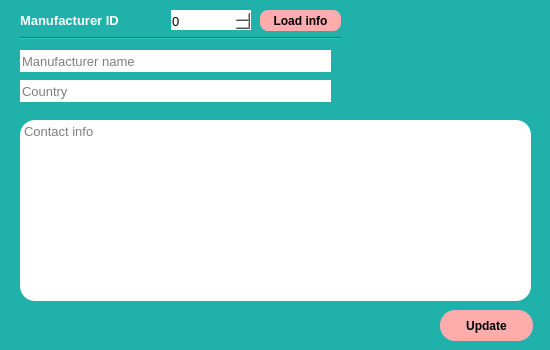
<?xml version="1.0" encoding="UTF-8"?>
<ui version="4.0">
 <class>ManufacturerUpdatingWindow</class>
 <widget class="QDialog" name="ManufacturerUpdatingWindow">
  <property name="geometry">
   <rect>
    <x>0</x>
    <y>0</y>
    <width>550</width>
    <height>350</height>
   </rect>
  </property>
  <property name="minimumSize">
   <size>
    <width>550</width>
    <height>350</height>
   </size>
  </property>
  <property name="maximumSize">
   <size>
    <width>550</width>
    <height>350</height>
   </size>
  </property>
  <property name="windowTitle">
   <string>Manufacturer Updating</string>
  </property>
  <property name="windowIcon">
   <iconset>
    <normaloff>../media/logo.png</normaloff>../media/logo.png</iconset>
  </property>
  <property name="styleSheet">
   <string notr="true">background-color: rgb(32, 178, 170);</string>
  </property>
  <widget class="QSpinBox" name="manufacturer_id_spnbox">
   <property name="geometry">
    <rect>
     <x>170</x>
     <y>10</y>
     <width>81</width>
     <height>22</height>
    </rect>
   </property>
   <property name="font">
    <font>
     <pointsize>10</pointsize>
    </font>
   </property>
   <property name="styleSheet">
    <string notr="true">background-color: rgb(255, 255, 255);
color: rgb(0, 0, 0);
border-radius: 15px;</string>
   </property>
   <property name="maximum">
    <number>999999</number>
   </property>
  </widget>
  <widget class="QPushButton" name="update_manufacturer_btn">
   <property name="geometry">
    <rect>
     <x>440</x>
     <y>310</y>
     <width>93</width>
     <height>31</height>
    </rect>
   </property>
   <property name="font">
    <font>
     <weight>75</weight>
     <bold>true</bold>
    </font>
   </property>
   <property name="styleSheet">
    <string notr="true">QPushButton {
	background-color: rgb(255, 172, 172);
	color: rgb(0, 0, 0);
	border-radius: 15px;
}

QPushButton:pressed {
	background-color: rgb(105, 205, 255);
}</string>
   </property>
   <property name="text">
    <string>Update</string>
   </property>
  </widget>
  <widget class="QLabel" name="label_4">
   <property name="geometry">
    <rect>
     <x>20</x>
     <y>10</y>
     <width>151</width>
     <height>21</height>
    </rect>
   </property>
   <property name="font">
    <font>
     <pointsize>10</pointsize>
     <weight>75</weight>
     <bold>true</bold>
    </font>
   </property>
   <property name="styleSheet">
    <string notr="true">color: rgb(255, 255, 255);</string>
   </property>
   <property name="text">
    <string>Manufacturer ID</string>
   </property>
  </widget>
  <widget class="Line" name="line">
   <property name="geometry">
    <rect>
     <x>20</x>
     <y>30</y>
     <width>321</width>
     <height>16</height>
    </rect>
   </property>
   <property name="styleSheet">
    <string notr="true">color: rgb(255, 255, 255);</string>
   </property>
   <property name="orientation">
    <enum>Qt::Horizontal</enum>
   </property>
  </widget>
  <widget class="QPushButton" name="get_data_manufacturer_btn">
   <property name="geometry">
    <rect>
     <x>260</x>
     <y>10</y>
     <width>81</width>
     <height>21</height>
    </rect>
   </property>
   <property name="font">
    <font>
     <weight>75</weight>
     <bold>true</bold>
    </font>
   </property>
   <property name="styleSheet">
    <string notr="true">QPushButton {
	background-color: rgb(255, 172, 172);
	color: rgb(0, 0, 0);
	border-radius: 8px;
}

QPushButton:pressed {
	background-color: rgb(105, 205, 255);
}</string>
   </property>
   <property name="text">
    <string>Load info</string>
   </property>
  </widget>
  <widget class="QPlainTextEdit" name="contact_info_fld">
   <property name="geometry">
    <rect>
     <x>20</x>
     <y>120</y>
     <width>511</width>
     <height>181</height>
    </rect>
   </property>
   <property name="font">
    <font>
     <pointsize>10</pointsize>
    </font>
   </property>
   <property name="styleSheet">
    <string notr="true">background-color: rgb(255, 255, 255);
color: rgb(0, 0, 0);
border-radius: 15px;</string>
   </property>
   <property name="maximumBlockCount">
    <number>0</number>
   </property>
   <property name="backgroundVisible">
    <bool>false</bool>
   </property>
   <property name="placeholderText">
    <string>Contact info</string>
   </property>
  </widget>
  <widget class="QLineEdit" name="country_fld">
   <property name="geometry">
    <rect>
     <x>20</x>
     <y>80</y>
     <width>311</width>
     <height>22</height>
    </rect>
   </property>
   <property name="font">
    <font>
     <pointsize>10</pointsize>
    </font>
   </property>
   <property name="styleSheet">
    <string notr="true">background-color: rgb(255, 255, 255);
color: rgb(0, 0, 0);
border-radius: 15px;</string>
   </property>
   <property name="maxLength">
    <number>200</number>
   </property>
   <property name="placeholderText">
    <string>Country</string>
   </property>
  </widget>
  <widget class="QLineEdit" name="manufacturer_name_fld">
   <property name="geometry">
    <rect>
     <x>20</x>
     <y>50</y>
     <width>311</width>
     <height>22</height>
    </rect>
   </property>
   <property name="font">
    <font>
     <pointsize>10</pointsize>
    </font>
   </property>
   <property name="styleSheet">
    <string notr="true">background-color: rgb(255, 255, 255);
color: rgb(0, 0, 0);
border-radius: 15px;</string>
   </property>
   <property name="maxLength">
    <number>200</number>
   </property>
   <property name="placeholderText">
    <string>Manufacturer name</string>
   </property>
  </widget>
 </widget>
 <resources/>
 <connections/>
</ui>
